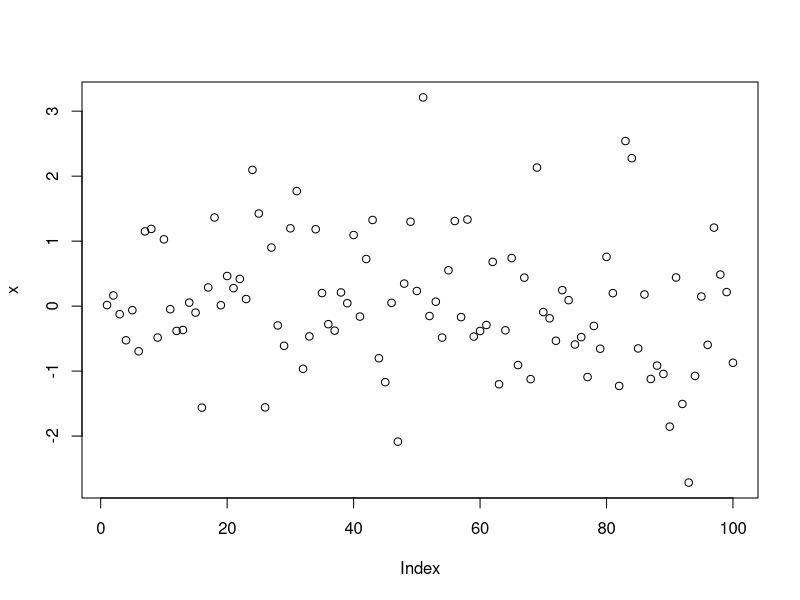
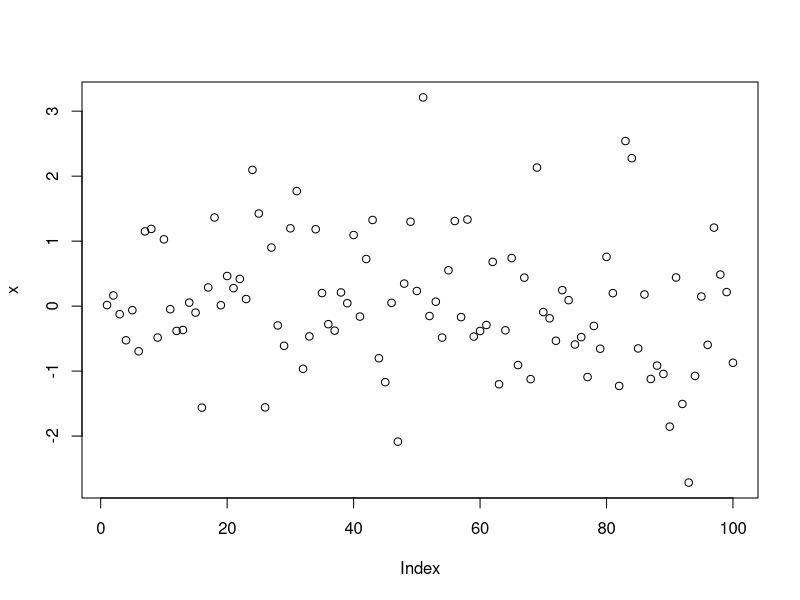

The R source for these figures, in order: (Note: this script raises an error after producing the figures.)
## ---- chunk 1
library(knitr)
opts_knit$set(progress=FALSE, verbose=FALSE, width=90)
opts_chunk$set(message=FALSE, tidy=TRUE, highlight=TRUE, fig.align="center")
## ---- chunk 2
x <- rnorm(1:100)
plot(x)
## ---- chunk 3
plot(x)
## ---- chunk 4

## ---- chunk 5
library(xtable)  ## useful for displaying HTML table
## ---- chunk 6
print(xtable(head(iris)), type="html", include.rownames=FALSE)
## ---- chunk 7
xyplot(Sepal.Length ~ Sepal.Width, data=iris, groups=Species, type=c("p", "g"))
